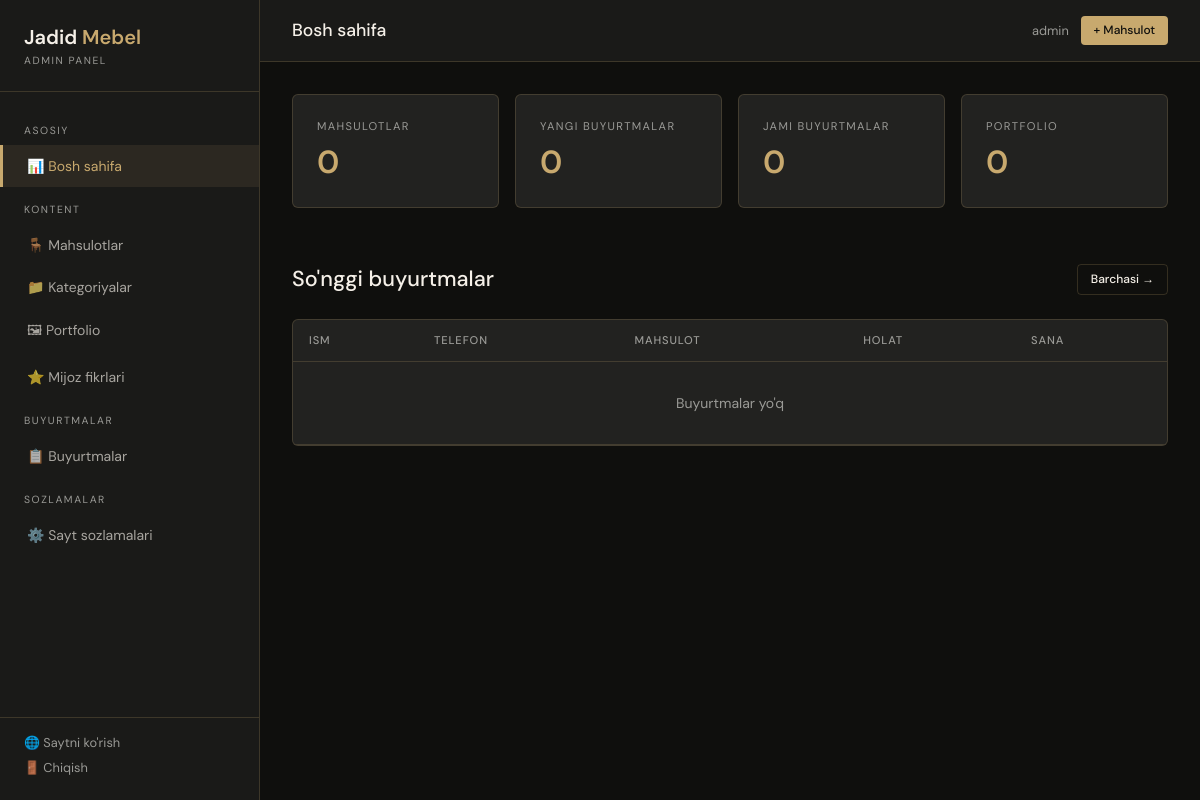
Page /dashboard/ (signed in) on the earlier database version.
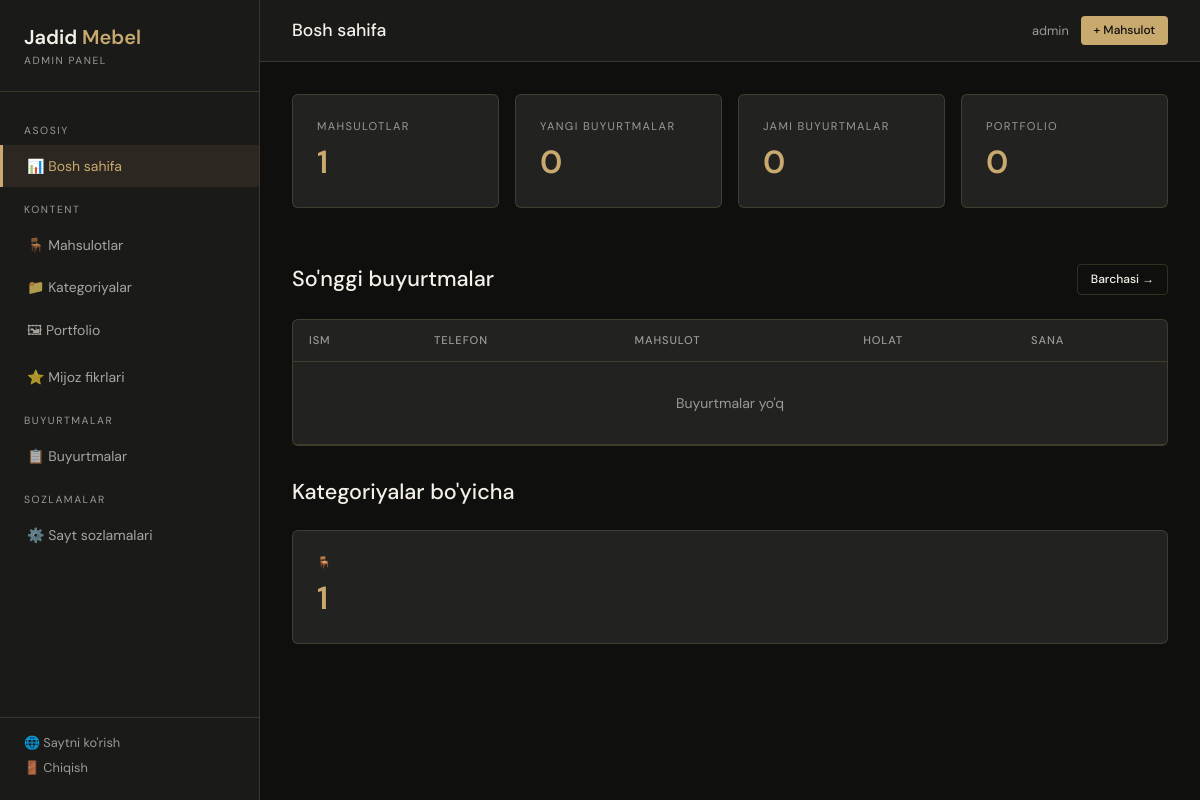
Same page on the later database version.
### main/models.py (models this page shows, shortened)
class TranslatableMixin:
    def get_t(self, field):
        lang = get_lang()
        for code in (lang, 'uz', 'ru', 'en'):
            val = getattr(self, f'{field}_{code}', None)
            if val:
                return val
        return ''

class Category(TranslatableMixin, models.Model):
    name_uz = models.CharField(max_length=100, verbose_name="Nomi (O'zbek)")
    name_ru = models.CharField(max_length=100, blank=True, verbose_name='Nomi (Rus)')
    name_en = models.CharField(max_length=100, blank=True, verbose_name='Nomi (Ingliz)')
    slug = models.SlugField(unique=True)
    icon = models.CharField(max_length=50, blank=True, default='🪑', verbose_name="Emoji belgisi")
    order = models.PositiveIntegerField(default=0, verbose_name="Tartib")
    class Meta:
        verbose_name = "Kategoriya"
        verbose_name_plural = "Kategoriyalar"
        ordering = ['order']

### dashboard/views.py (the view)
# urls.py: path('', views.dashboard_home, name='dashboard_home'),
@login_required
def dashboard_home(request):
    context = {
        'total_products': Product.objects.count(),
        'total_orders': Order.objects.count(),
        'new_orders': Order.objects.filter(status='new').count(),
        'total_portfolio': Portfolio.objects.count(),
        'recent_orders': Order.objects.select_related('product').order_by('-created_at')[:8],
        'categories': Category.objects.annotate(product_count=Count('products')),
    }
    return render(request, 'dashboard/home.html', context)

### dashboard/context_processors.py (called while the page is built)
def dashboard_stats(request):
    if request.path.startswith('/dashboard/') and request.user.is_authenticated:
        return {'new_orders_count': Order.objects.filter(status='new').count()}
    return {'new_orders_count': 0}

### main/context_processors.py (called while the page is built)
def site_settings(request):
    settings_obj, _ = SiteSettings.objects.get_or_create(pk=1)
    return {'settings': settings_obj}

def language_switcher(request):
    current = translation.get_language() or settings.LANGUAGE_CODE
    languages = []
    for code, label in settings.LANGUAGES:
        try:
            url = translate_url(request.path, code) if request.path else f'/{code}/'
        except Exception:
            url = f'/{code}/'
        languages.append({
            'code': code,
            'label': label,
            'url': url,
            'active': current[:2] == code,
        })
    return {
        'current_language': current[:2],
        'language_choices': languages,
    }

### templates/dashboard/home.html (shortened to what this page needs)
{% extends 'dashboard/base.html' %}
{% block page_heading %}Bosh sahifa{% endblock %}
{% block content %}
<div class="stats-grid">
    <div class="card">
        <div class="card-title">Mahsulotlar</div>
        <div class="card-value">{{ total_products }}</div>
    </div>
    <div class="card">
        <div class="card-title">Yangi buyurtmalar</div>
        <div class="card-value">{{ new_orders }}</div>
    </div>
    <div class="card">
        <div class="card-title">Jami buyurtmalar</div>
        <div class="card-value">{{ total_orders }}</div>
    </div>
    <div class="card">
        <div class="card-title">Portfolio</div>
        <div class="card-value">{{ total_portfolio }}</div>
    </div>
</div>
<div class="page-header">
    <h2>So'nggi buyurtmalar</h2>
    <a href="{% url 'dashboard_order_list' %}" class="btn btn-outline btn-sm">Barchasi →</a>
</div>
<div class="card" style="padding:0;overflow:hidden;">
    <div class="table-wrap">
        <table>
            <thead>
                <tr>
                    <th>Ism</th>
                    <th>Telefon</th>
                    <th>Mahsulot</th>
                    <th>Holat</th>
                    <th>Sana</th>
                </tr>
            </thead>
            <tbody>
                {% for order in recent_orders %}
                <tr>
                    <td>{{ order.name }}</td>
                    <td><a href="tel:{{ order.phone }}" style="color:var(--gold);text-decoration:none;">{{ order.phone }}</a></td>
                    <td>{% if order.product %}{{ order.product.name }}{% else %}—{% endif %}</td>
                    <td>
                        {% if order.status == 'new' %}<span class="badge badge-new">Yangi</span>
                        {% elif order.status == 'done' %}<span class="badge badge-done">Bajarildi</span>
                        {% else %}<span class="badge">{{ order.get_status_display }}</span>{% endif %}
                    </td>
                    <td style="color:var(--gray);">{{ order.created_at|date:"d.m.Y H:i" }}</td>
                </tr>
                {% empty %}
                <tr><td colspan="5" style="text-align:center;color:var(--gray);padding:2rem;">Buyurtmalar yo'q</td></tr>
                {% endfor %}
            </tbody>
        </table>
    </div>
</div>
{% if categories %}
<div class="page-header" style="margin-top:2rem;">
    <h2>Kategoriyalar bo'yicha</h2>
</div>
<div class="stats-grid">
    {% for cat in categories %}
    <div class="card">
        <div class="card-title">{{ cat.icon }} {{ cat.name }}</div>
        <div class="card-value">{{ cat.product_count }}</div>
    </div>
    {% endfor %}
</div>
{% endif %}
{% endblock %}

Differences in the rows shown:
added Category: icon "🪑", product_count "1"
Other differences:
{{ total_products }}: "0" → "1"
text now shown: "Kategoriyalar bo'yicha"
